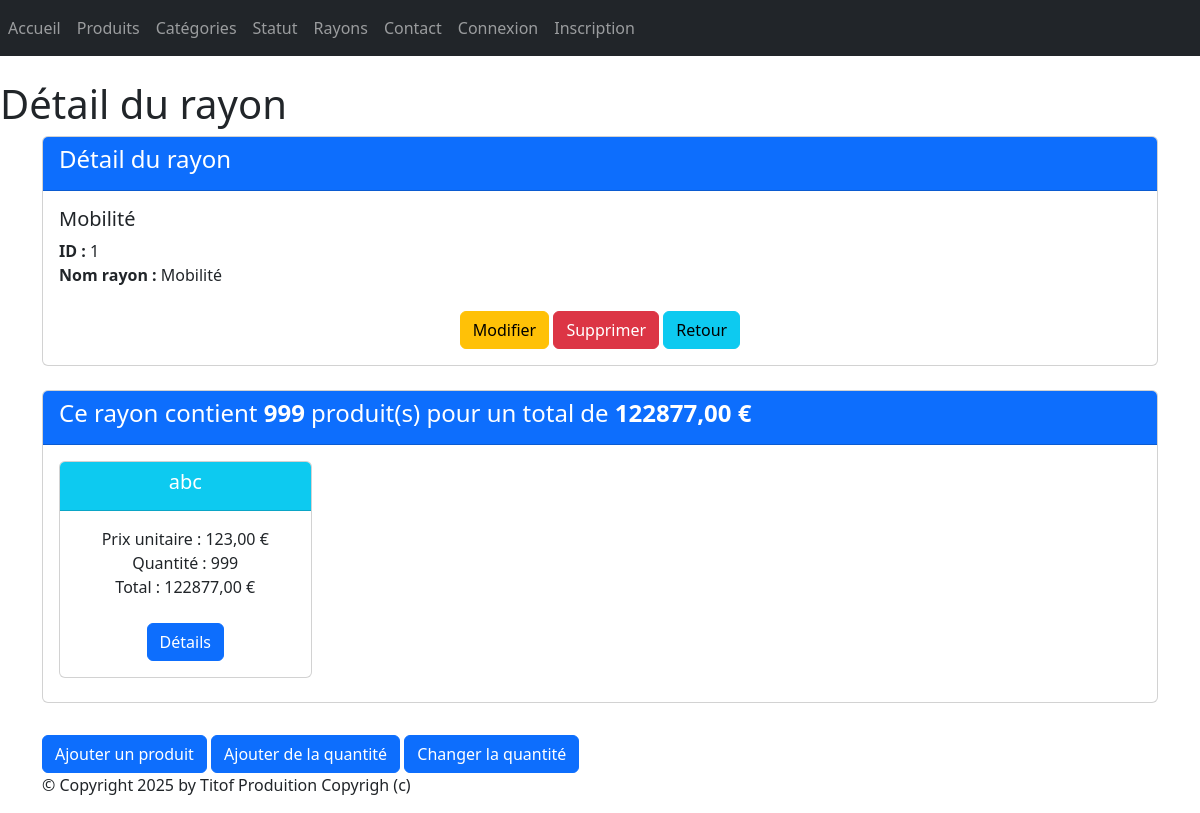
The app's page /monApp/rayon/1/, older data.
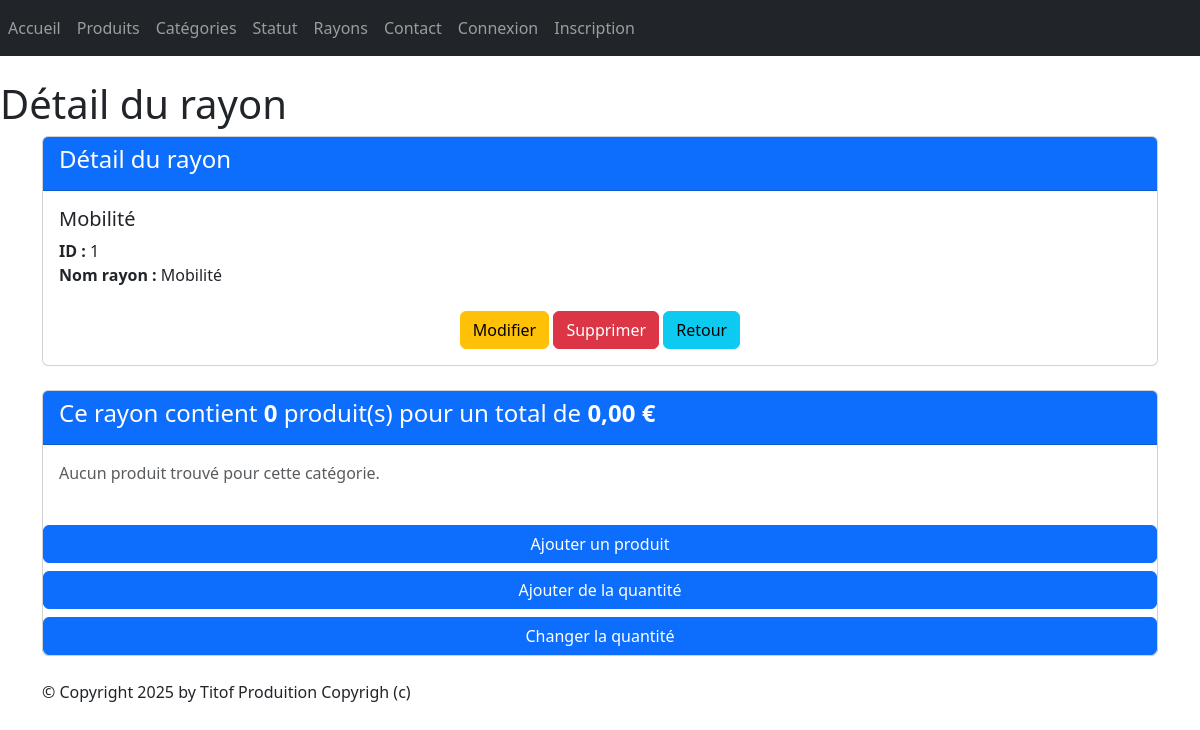
The same page, newer data.
### monApp/models.py (models this page shows, shortened)
class Produit(models.Model):
    refProd = models.AutoField(primary_key=True)
    intituleProd = models.CharField(max_length=200)
    prixUnitaireProd = models.DecimalField(max_digits=10, decimal_places=2)
    dateFabr = models.DateField(default=date.today())
    categorie = models.ForeignKey(Categorie, on_delete=models.CASCADE, related_name="produits",null=True, blank=True)
    statut = models.ForeignKey(Statut, on_delete=models.CASCADE, related_name="produitS",null=True, blank=True)

### monApp/views.py (the view)
# urls.py: path("rayon/<pk>/", views.RayonDetailView.as_view(), name="dtl_r"),
class RayonDetailView(DetailView):
    model = Rayon
    template_name = "monApp/detail_rayon.html"
    context_object_name = "r"
    def get_context_data(self, **kwargs):
        context = super(RayonDetailView, self).get_context_data(**kwargs)
        context['titremenu'] = "Détail du rayon"
        prdts_dt = []
        total_rayon = 0
        total_nb_produit = 0
        for contenir in self.object.contenirR.all():
            total_produit = contenir.refProd.prixUnitaireProd * contenir.qte
            prdts_dt.append({   'produit': contenir.refProd,
                                'qte': contenir.qte,
                                'prix_unitaire': contenir.refProd.prixUnitaireProd,
                                'total_produit': total_produit} )
            total_rayon += total_produit
            total_nb_produit += contenir.qte
        context['prdts_dt'] = prdts_dt
        context['total_rayon'] = total_rayon
        context['total_nb_produit'] = total_nb_produit
        return context

### monApp/templates/monApp/detail_rayon.html
{% extends 'monApp/base.html' %}
{% block menu %}
    <h1>{{titremenu}}</h1>
{% endblock %}
{% block contenu %}
    <div class="card mb-4">
        <div class="card-header bg-primary text-white">
            <h4>Détail du rayon</h4>
        </div>
        <div class="card-body">
            <h5 class="card-title">{{ r.nomRayon }}</h5>
            <ul class="list-unstyled">
            <li><strong>ID :</strong> {{ r.idRayon }}</li>
            <li><strong>Nom rayon :</strong> {{ r.nomRayon }}</li>
            </ul>
            <div class="car-footer text-center">
                <a href="{% url 'r-chng' r.idRayon %}" class="btn btn-warning mt-2">Modifier</a>
                <a href="{% url 'dlt-r' r.idRayon %}" class="btn btn-danger mt-2">Supprimer</a>
                <a href="{% url 'lst_rs' %}" class="btn btn-info mt-2">Retour</a>
            </div>
        </div>
    </div>
    <div class="card mb-4">
        <div class="card-header bg-primary text-white">
            <h4>Ce rayon contient <strong> {{total_nb_produit}} </strong> produit(s) pour un total de
            <strong>{{total_rayon|floatformat:2 }} € </strong></h4>
        </div>
        <div class="card-body">
            <div class="row">
            {% if prdts_dt %}
                {% for data in prdts_dt %}
                    <div class="col-sm-3">
                        <div class="card mb-2 text-center">
                            <div class="card-header bg-info text-white">
                                <h5 class="card-title">{{ data.produit.intituleProd }}</h5>
                            </div>
                            <div class="card-body">
                                <ul class="list-unstyled">
                                    <li>Prix unitaire : {{data.prix_unitaire }} € </li>
                                    <li>Quantité : {{data.qte }} </li>
                                    <li>Total : {{ data.total_produit}} €</li>
                                </ul>
                    <a href="{% url 'dtl_prdt' data.produit.refProd %}" class="btn btn-primary mt-2">Détails</a>
                            </div>
                        </div>
                    </div>
                {% endfor %}
            </div>
            {% else %}
                <p class="text-muted">Aucun produit trouvé pour cette catégorie.</p>
            {% endif %}
        </div>
    </div>
    <a href="{% url 'crt-cntnr' r.idRayon %}" class="btn btn-primary mt-2">Ajouter un produit</a>
    <a href="{% url 'pdta-cntnr' r.idRayon %}" class="btn btn-primary mt-2">Ajouter de la quantité</a>
    <a href="{% url 'pdt-cntnr' r.idRayon %}" class="btn btn-primary mt-2">Changer la quantité</a>
{% endblock %}

Row changes from the older to the newer data that the page shows:
removed Produit: produit.intituleProd "abc", prix_unitaire "123,00", qte "999", total_produit "122877,00"
Text that changed along with them:
{{ total_nb_produit }}: "999" → "0"
{{ total_rayon|floatformat:2 }}: "122877,00" → "0,00"
text now shown: "Aucun produit trouvé pour cette catégorie."
